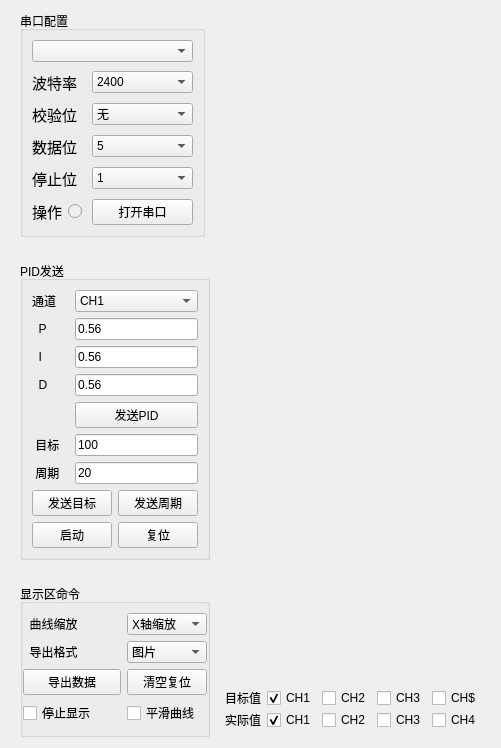
     <widget class="QWidget" name="pidPage">
      <layout class="QGridLayout" name="gridLayout">
       <item row="0" column="0" rowspan="2">
        <widget class="QWidget" name="pidConfigWidget" native="true">
         <property name="minimumSize">
          <size>
           <width>195</width>
           <height>0</height>
          </size>
         </property>
         <property name="maximumSize">
          <size>
           <width>200</width>
           <height>16777215</height>
          </size>
         </property>
         <layout class="QVBoxLayout" name="verticalLayout_4">
          <property name="spacing">
           <number>0</number>
          </property>
          <property name="leftMargin">
           <number>9</number>
          </property>
          <property name="topMargin">
           <number>0</number>
          </property>
          <property name="rightMargin">
           <number>0</number>
          </property>
          <property name="bottomMargin">
           <number>0</number>
          </property>
          <item>
           <widget class="QGroupBox" name="pidUartConfig">
            <property name="enabled">
             <bool>true</bool>
            </property>
            <property name="sizePolicy">
             <sizepolicy hsizetype="Preferred" vsizetype="Preferred">
              <horstretch>0</horstretch>
              <verstretch>0</verstretch>
             </sizepolicy>
            </property>
            <property name="minimumSize">
             <size>
              <width>181</width>
              <height>0</height>
             </size>
            </property>
            <property name="maximumSize">
             <size>
              <width>185</width>
              <height>16777215</height>
             </size>
            </property>
            <property name="title">
             <string>串口配置</string>
            </property>
            <layout class="QGridLayout" name="gridLayout_12">
             <property name="leftMargin">
              <number>9</number>
             </property>
             <property name="rightMargin">
              <number>9</number>
             </property>
             <property name="verticalSpacing">
              <number>9</number>
             </property>
             <item row="0" column="0" colspan="3">
              <widget class="QComboBox" name="pidPortName"/>
             </item>
             <item row="1" column="0" colspan="2">
              <widget class="QLabel" name="pidBandRateLabel">
               <property name="text">
                <string>&lt;html&gt;&lt;head/&gt;&lt;body&gt;&lt;p&gt;&lt;span style=&quot; font-size:11pt;&quot;&gt;波特率&lt;/span&gt;&lt;/p&gt;&lt;/body&gt;&lt;/html&gt;</string>
               </property>
              </widget>
             </item>
             <item row="1" column="2">
              <widget class="QComboBox" name="pidBaudRate">
               <property name="minimumSize">
                <size>
                 <width>101</width>
                 <height>0</height>
                </size>
               </property>
               <item>
                <property name="text">
                 <string>2400</string>
                </property>
               </item>
               <item>
                <property name="text">
                 <string>4800</string>
                </property>
               </item>
               <item>
                <property name="text">
                 <string>9600</string>
                </property>
               </item>
               <item>
                <property name="text">
                 <string>19200</string>
                </property>
               </item>
               <item>
                <property name="text">
                 <string>38400</string>
                </property>
               </item>
               <item>
                <property name="text">
                 <string>57600</string>
                </property>
               </item>
               <item>
                <property name="text">
                 <string>115200</string>
                </property>
               </item>
               <item>
                <property name="text">
                 <string>128000</string>
                </property>
               </item>
               <item>
                <property name="text">
                 <string>230400</string>
                </property>
               </item>
               <item>
                <property name="text">
                 <string>256000</string>
                </property>
               </item>
               <item>
                <property name="text">
                 <string>460800</string>
                </property>
               </item>
              </widget>
             </item>
             <item row="2" column="0" colspan="2">
              <widget class="QLabel" name="pidCheckBitLabel">
               <property name="text">
                <string>&lt;html&gt;&lt;head/&gt;&lt;body&gt;&lt;p&gt;&lt;span style=&quot; font-size:11pt;&quot;&gt; 校验位&lt;/span&gt;&lt;/p&gt;&lt;/body&gt;&lt;/html&gt;</string>
               </property>
              </widget>
             </item>
             <item row="2" column="2">
              <widget class="QComboBox" name="pidCheckBit">
               <property name="minimumSize">
                <size>
                 <width>101</width>
                 <height>0</height>
                </size>
               </property>
               <item>
                <property name="text">
                 <string>无</string>
                </property>
               </item>
               <item>
                <property name="text">
                 <string>奇</string>
                </property>
               </item>
               <item>
                <property name="text">
                 <string>偶</string>
                </property>
               </item>
              </widget>
             </item>
             <item row="3" column="0" colspan="2">
              <widget class="QLabel" name="pidDataBitLabel">
               <property name="text">
                <string>&lt;html&gt;&lt;head/&gt;&lt;body&gt;&lt;p&gt;&lt;span style=&quot; font-size:11pt;&quot;&gt;数据位&lt;/span&gt;&lt;/p&gt;&lt;/body&gt;&lt;/html&gt;</string>
               </property>
              </widget>
             </item>
             <item row="3" column="2">
              <widget class="QComboBox" name="pidDataBit">
               <property name="minimumSize">
                <size>
                 <width>101</width>
                 <height>0</height>
                </size>
               </property>
               <item>
                <property name="text">
                 <string>5</string>
                </property>
               </item>
               <item>
                <property name="text">
                 <string>6</string>
                </property>
               </item>
               <item>
                <property name="text">
                 <string>7</string>
                </property>
               </item>
               <item>
                <property name="text">
                 <string>8</string>
                </property>
               </item>
              </widget>
             </item>
             <item row="4" column="0" colspan="2">
              <widget class="QLabel" name="pidStopBitLabel">
               <property name="text">
                <string>&lt;html&gt;&lt;head/&gt;&lt;body&gt;&lt;p&gt;&lt;span style=&quot; font-size:11pt;&quot;&gt; 停止位&lt;/span&gt;&lt;/p&gt;&lt;/body&gt;&lt;/html&gt;</string>
               </property>
              </widget>
             </item>
             <item row="4" column="2">
              <widget class="QComboBox" name="pidStopBit">
               <property name="minimumSize">
                <size>
                 <width>101</width>
                 <height>0</height>
                </size>
               </property>
               <item>
                <property name="text">
                 <string>1</string>
                </property>
               </item>
               <item>
                <property name="text">
                 <string>1.5</string>
                </property>
               </item>
               <item>
                <property name="text">
                 <string>2</string>
                </property>
               </item>
              </widget>
             </item>
             <item row="5" column="0">
              <widget class="QLabel" name="pidOperateLabel">
               <property name="text">
                <string>&lt;html&gt;&lt;head/&gt;&lt;body&gt;&lt;p&gt;&lt;span style=&quot; font-size:11pt;&quot;&gt; 操作&lt;/span&gt;&lt;/p&gt;&lt;/body&gt;&lt;/html&gt;</string>
               </property>
              </widget>
             </item>
             <item row="5" column="1">
              <widget class="QRadioButton" name="pidStateBtn">
               <property name="enabled">
                <bool>false</bool>
               </property>
               <property name="text">
                <string/>
               </property>
              </widget>
             </item>
             <item row="5" column="2">
              <widget class="QPushButton" name="pidOperateBtn">
               <property name="enabled">
                <bool>true</bool>
               </property>
               <property name="minimumSize">
                <size>
                 <width>101</width>
                 <height>0</height>
                </size>
               </property>
               <property name="text">
                <string>打开串口</string>
               </property>
              </widget>
             </item>
            </layout>
           </widget>
          </item>
          <item>
           <spacer name="verticalSpacer">
            <property name="orientation">
             <enum>Qt::Vertical</enum>
            </property>
            <property name="sizeHint" stdset="0">
             <size>
              <width>18</width>
              <height>24</height>
             </size>
            </property>
           </spacer>
          </item>
          <item>
           <widget class="QGroupBox" name="pidConfig">
            <property name="maximumSize">
             <size>
              <width>16777215</width>
              <height>16777215</height>
             </size>
            </property>
            <property name="title">
             <string>PID发送</string>
            </property>
            <layout class="QGridLayout" name="gridLayout_6">
             <property name="leftMargin">
              <number>9</number>
             </property>
             <property name="rightMargin">
              <number>9</number>
             </property>
             <item row="0" column="0">
              <widget class="QLabel" name="pidChannel">
               <property name="text">
                <string>通道</string>
               </property>
              </widget>
             </item>
             <item row="0" column="1" colspan="2">
              <widget class="QComboBox" name="pidChannelBtn">
               <property name="minimumSize">
                <size>
                 <width>100</width>
                 <height>0</height>
                </size>
               </property>
               <item>
                <property name="text">
                 <string>CH1</string>
                </property>
               </item>
               <item>
                <property name="text">
                 <string>CH2</string>
                </property>
               </item>
               <item>
                <property name="text">
                 <string>CH3</string>
                </property>
               </item>
               <item>
                <property name="text">
                 <string>CH4</string>
                </property>
               </item>
              </widget>
             </item>
             <item row="1" column="0">
              <widget class="QLabel" name="pidPLabel">
               <property name="text">
                <string>  P</string>
               </property>
              </widget>
             </item>
             <item row="1" column="1" colspan="2">
              <widget class="QLineEdit" name="pidPEdit">
               <property name="minimumSize">
                <size>
                 <width>100</width>
                 <height>0</height>
                </size>
               </property>
               <property name="text">
                <string>0.56</string>
               </property>
              </widget>
             </item>
             <item row="2" column="0">
              <widget class="QLabel" name="pidILabel">
               <property name="text">
                <string>  I</string>
               </property>
              </widget>
             </item>
             <item row="2" column="1" colspan="2">
              <widget class="QLineEdit" name="pidIEdit">
               <property name="minimumSize">
                <size>
                 <width>100</width>
                 <height>0</height>
                </size>
               </property>
               <property name="text">
                <string>0.56</string>
               </property>
              </widget>
             </item>
             <item row="3" column="0">
              <widget class="QLabel" name="pidDLabel">
               <property name="text">
                <string>  D</string>
               </property>
              </widget>
             </item>
             <item row="3" column="1" colspan="2">
              <widget class="QLineEdit" name="pidDEdit">
               <property name="minimumSize">
                <size>
                 <width>100</width>
                 <height>0</height>
                </size>
               </property>
               <property name="text">
                <string>0.56</string>
               </property>
              </widget>
             </item>
             <item row="4" column="1" colspan="2">
              <widget class="QPushButton" name="pidSendParamBtn">
               <property name="minimumSize">
                <size>
                 <width>100</width>
                 <height>0</height>
                </size>
               </property>
               <property name="text">
                <string>发送PID</string>
               </property>
              </widget>
             </item>
             <item row="5" column="0">
              <widget class="QLabel" name="pidTargetLabel">
               <property name="text">
                <string> 目标</string>
               </property>
              </widget>
             </item>
             <item row="5" column="1" colspan="2">
              <widget class="QLineEdit" name="pidTargetEdit">
               <property name="minimumSize">
                <size>
                 <width>100</width>
                 <height>0</height>
                </size>
               </property>
               <property name="text">
                <string>100</string>
               </property>
              </widget>
             </item>
             <item row="6" column="0">
              <widget class="QLabel" name="pidCycleLabel">
               <property name="text">
                <string> 周期</string>
               </property>
              </widget>
             </item>
             <item row="6" column="1" colspan="2">
              <widget class="QLineEdit" name="pidCycleEdit">
               <property name="minimumSize">
                <size>
                 <width>100</width>
                 <height>0</height>
                </size>
               </property>
               <property name="text">
                <string>20</string>
               </property>
              </widget>
             </item>
             <item row="7" column="0" colspan="2">
              <widget class="QPushButton" name="pidSendTargetBtn">
               <property name="sizePolicy">
                <sizepolicy hsizetype="Expanding" vsizetype="Fixed">
                 <horstretch>0</horstretch>
                 <verstretch>0</verstretch>
                </sizepolicy>
               </property>
               <property name="minimumSize">
                <size>
                 <width>75</width>
                 <height>0</height>
                </size>
               </property>
               <property name="text">
                <string>发送目标</string>
               </property>
              </widget>
             </item>
             <item row="7" column="2">
              <widget class="QPushButton" name="pidSendCycleBtn">
               <property name="sizePolicy">
                <sizepolicy hsizetype="Preferred" vsizetype="Fixed">
                 <horstretch>0</horstretch>
                 <verstretch>0</verstretch>
                </sizepolicy>
               </property>
               <property name="minimumSize">
                <size>
                 <width>75</width>
                 <height>0</height>
                </size>
               </property>
               <property name="text">
                <string>发送周期</string>
               </property>
              </widget>
             </item>
             <item row="8" column="0" colspan="2">
              <widget class="QPushButton" name="pidStartBtn">
               <property name="sizePolicy">
                <sizepolicy hsizetype="Preferred" vsizetype="Fixed">
                 <horstretch>0</horstretch>
                 <verstretch>0</verstretch>
                </sizepolicy>
               </property>
               <property name="minimumSize">
                <size>
                 <width>75</width>
                 <height>0</height>
                </size>
               </property>
               <property name="text">
                <string>启动</string>
               </property>
              </widget>
             </item>
             <item row="8" column="2">
              <widget class="QPushButton" name="pidResetBtn">
               <property name="sizePolicy">
                <sizepolicy hsizetype="Preferred" vsizetype="Fixed">
                 <horstretch>0</horstretch>
                 <verstretch>0</verstretch>
                </sizepolicy>
               </property>
               <property name="minimumSize">
                <size>
                 <width>75</width>
                 <height>0</height>
                </size>
               </property>
               <property name="text">
                <string>复位</string>
               </property>
              </widget>
             </item>
            </layout>
           </widget>
          </item>
          <item>
           <spacer name="verticalSpacer_2">
            <property name="orientation">
             <enum>Qt::Vertical</enum>
            </property>
            <property name="sizeHint" stdset="0">
             <size>
              <width>18</width>
              <height>24</height>
             </size>
            </property>
           </spacer>
          </item>
          <item>
           <widget class="QGroupBox" name="pidDisplay">
            <property name="title">
             <string>显示区命令</string>
            </property>
            <layout class="QGridLayout" name="gridLayout_11">
             <property name="leftMargin">
              <number>0</number>
             </property>
             <property name="rightMargin">
              <number>0</number>
             </property>
             <item row="0" column="0">
              <widget class="QLabel" name="pidLineLabel">
               <property name="minimumSize">
                <size>
                 <width>80</width>
                 <height>0</height>
                </size>
               </property>
               <property name="text">
                <string>  曲线缩放</string>
               </property>
              </widget>
             </item>
             <item row="0" column="1">
              <widget class="QComboBox" name="pidZoomBtn">
               <property name="minimumSize">
                <size>
                 <width>80</width>
                 <height>0</height>
                </size>
               </property>
               <property name="maximumSize">
                <size>
                 <width>75</width>
                 <height>16777215</height>
                </size>
               </property>
               <item>
                <property name="text">
                 <string>X轴缩放</string>
                </property>
               </item>
               <item>
                <property name="text">
                 <string>Y轴缩放</string>
                </property>
               </item>
              </widget>
             </item>
             <item row="1" column="0">
              <widget class="QLabel" name="pidlabel">
               <property name="text">
                <string>  导出格式</string>
               </property>
              </widget>
             </item>
             <item row="1" column="1">
              <widget class="QComboBox" name="pidImgForm">
               <property name="minimumSize">
                <size>
                 <width>80</width>
                 <height>0</height>
                </size>
               </property>
               <item>
                <property name="text">
                 <string>图片</string>
                </property>
               </item>
               <item>
                <property name="text">
                 <string>Excel表</string>
                </property>
               </item>
               <item>
                <property name="text">
                 <string>文本</string>
                </property>
               </item>
              </widget>
             </item>
             <item row="2" column="0">
              <widget class="QPushButton" name="pidExportBtn">
               <property name="text">
                <string>导出数据</string>
               </property>
              </widget>
             </item>
             <item row="2" column="1">
              <widget class="QPushButton" name="pidClearDisplayBtn">
               <property name="text">
                <string>清空复位</string>
               </property>
              </widget>
             </item>
             <item row="3" column="0">
              <widget class="QCheckBox" name="pidStopDisplayBtn">
               <property name="text">
                <string>停止显示</string>
               </property>
              </widget>
             </item>
             <item row="3" column="1">
              <widget class="QCheckBox" name="pidSmoothDisplayBtn">
               <property name="text">
                <string>平滑曲线</string>
               </property>
              </widget>
             </item>
            </layout>
           </widget>
          </item>
         </layout>
        </widget>
       </item>
       <item row="0" column="1">
        <widget class="QCustomPlot" name="customPlot" native="true"/>
       </item>
       <item row="1" column="1">
        <widget class="QWidget" name="legend" native="true">
         <property name="maximumSize">
          <size>
           <width>16777215</width>
           <height>56</height>
          </size>
         </property>
         <layout class="QGridLayout" name="gridLayout_14">
          <item row="0" column="0">
           <widget class="QLabel" name="pidTargetCHLabel">
            <property name="text">
             <string>目标值</string>
            </property>
           </widget>
          </item>
          <item row="0" column="1">
           <widget class="QCheckBox" name="pidTargetCH1">
            <property name="text">
             <string>CH1</string>
            </property>
            <property name="checked">
             <bool>true</bool>
            </property>
           </widget>
          </item>
          <item row="0" column="2">
           <widget class="QCheckBox" name="pidTargetCH2">
            <property name="text">
             <string>CH2</string>
            </property>
           </widget>
          </item>
          <item row="0" column="3">
           <widget class="QCheckBox" name="pidTargetCH3">
            <property name="text">
             <string>CH3</string>
            </property>
           </widget>
          </item>
          <item row="0" column="4">
           <widget class="QCheckBox" name="pidTargetCH4">
            <property name="maximumSize">
             <size>
              <width>16777215</width>
              <height>16</height>
             </size>
            </property>
            <property name="text">
             <string>CH$</string>
            </property>
           </widget>
          </item>
          <item row="1" column="0">
           <widget class="QLabel" name="pidActualLabel">
            <property name="text">
             <string>实际值</string>
            </property>
           </widget>
          </item>
          <item row="1" column="1">
           <widget class="QCheckBox" name="pidActualCH1">
            <property name="text">
             <string>CH1</string>
            </property>
            <property name="checked">
             <bool>true</bool>
            </property>
           </widget>
          </item>
          <item row="1" column="2">
           <widget class="QCheckBox" name="pidActualCH2">
            <property name="text">
             <string>CH2</string>
            </property>
           </widget>
          </item>
          <item row="1" column="3">
           <widget class="QCheckBox" name="pidActualCH3">
            <property name="text">
             <string>CH3</string>
            </property>
           </widget>
          </item>
          <item row="1" column="4">
           <widget class="QCheckBox" name="pidActualCH4">
            <property name="text">
             <string>CH4</string>
            </property>
           </widget>
          </item>
         </layout>
        </widget>
       </item>
      </layout>
     </widget>
